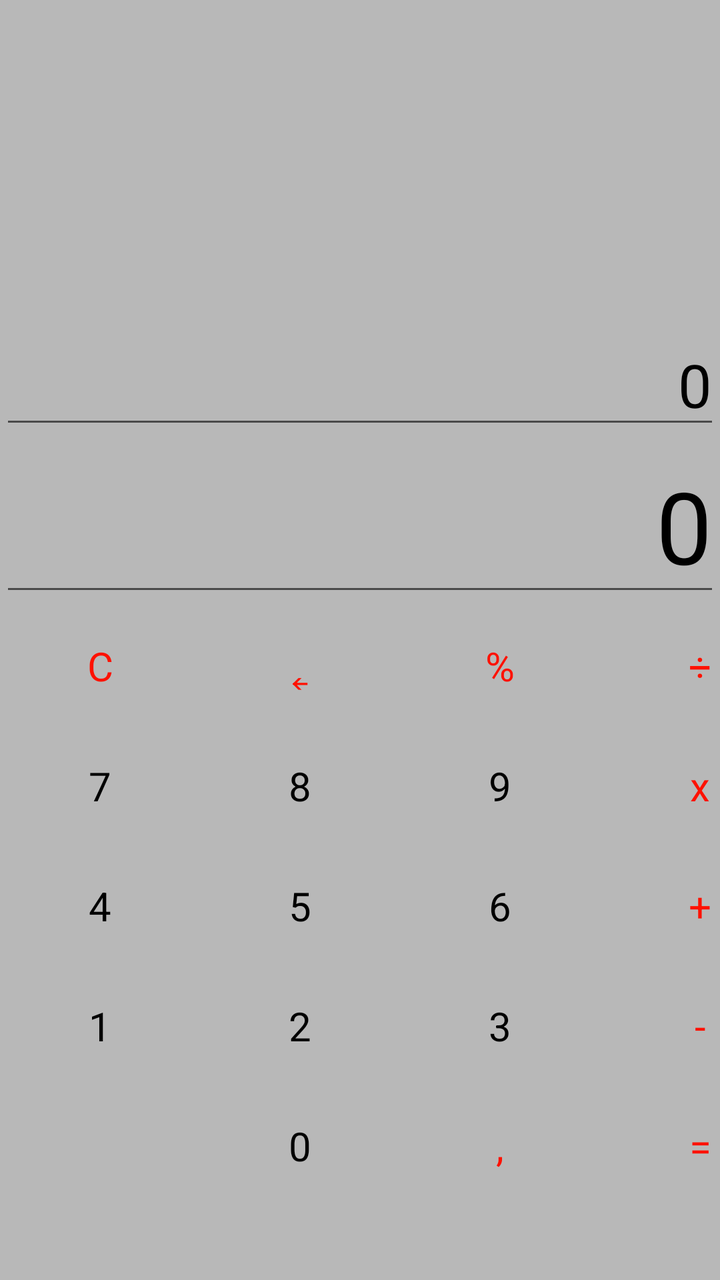
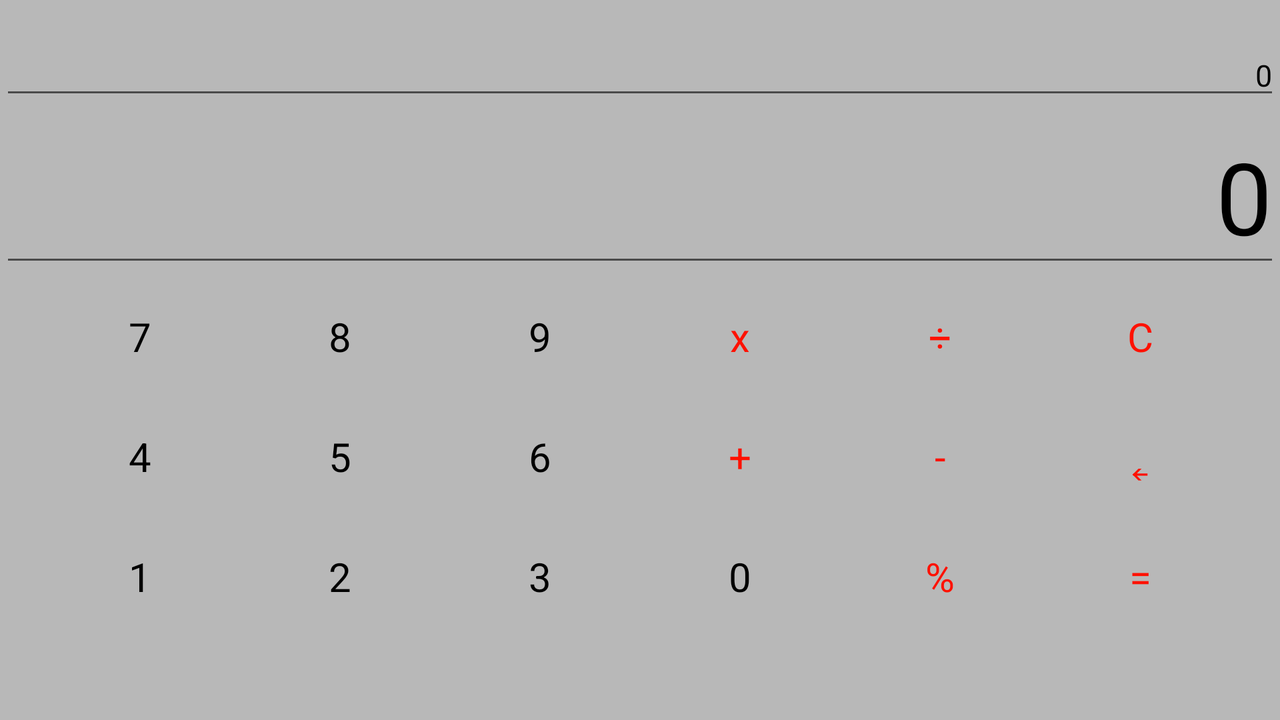

Two renders of one Android screen. The first uses the default layout on a phone; the second uses the alternative layout the repository ships for a different screen configuration, on a matching device. The two XML files are below.
<!-- AndroidManifest.xml: fallback theme Theme.MaterialComponents.DayNight.NoActionBar -->
<!-- res/layout/activity_main.xml -->
<?xml version="1.0" encoding="utf-8"?>
<LinearLayout xmlns:android="http://schemas.android.com/apk/res/android"
    xmlns:app="http://schemas.android.com/apk/res-auto"
    xmlns:tools="http://schemas.android.com/tools"
    android:layout_width="match_parent"
    android:layout_height="match_parent"
    android:orientation="vertical"
    tools:context=".MainActivity"
    style="@style/main_background"

    >

    <LinearLayout
        android:layout_width="match_parent"
        android:layout_height="0dp"
        android:layout_weight="9"
        android:orientation="vertical"
        android:gravity="bottom"
        >

        <EditText
            style="@style/edit_texts"
            android:id="@+id/edit_operation"
            android:layout_width="match_parent"
            android:layout_height="wrap_content"
            android:text="@string/_edit_operation"
            android:textSize="@dimen/edit_operation"
            android:editable="false"
            />

        <EditText
            style="@style/edit_texts"
            android:id="@+id/edit_answer"
            android:layout_width="match_parent"
            android:layout_height="wrap_content"
            android:text="@string/_edit_answer"
            android:textSize="@dimen/edit_answer"
            android:editable="false"
            />


    </LinearLayout>


    <TableLayout
        android:layout_width="wrap_content"
        android:layout_height="0dp"
        android:layout_gravity="center"
        android:layout_weight="10">

        <TableRow>

            <com.google.android.material.button.MaterialButton
                style="@style/calculator_action_button"
                android:id="@+id/button_clear"
                android:text="@string/_clear"
                />
            <com.google.android.material.button.MaterialButton
                style="@style/calculator_action_button"
                android:id="@+id/button_backspace"
                android:text="@string/_backspace"
                />
            <com.google.android.material.button.MaterialButton
                style="@style/calculator_action_button"
                android:id="@+id/button_percent"
                android:text="@string/_percent"
                />

            <com.google.android.material.button.MaterialButton
                style="@style/calculator_action_button"
                android:id="@+id/button_division"
                android:text="@string/_division"
                />

        </TableRow>

        <TableRow>

            <com.google.android.material.button.MaterialButton
                style="@style/calculator_number_button"
                android:id="@+id/button_7"
                android:text="@string/_7"
                />
            <com.google.android.material.button.MaterialButton
                style="@style/calculator_number_button"
                android:id="@+id/button_8"
                android:text="@string/_8"
                />
            <com.google.android.material.button.MaterialButton
                style="@style/calculator_number_button"
                android:id="@+id/button_9"
                android:text="@string/_9"
                />

            <com.google.android.material.button.MaterialButton
                style="@style/calculator_action_button"
                android:id="@+id/button_multiplication"
                android:text="@string/_multiplication"
                />

        </TableRow>

        <TableRow>

            <com.google.android.material.button.MaterialButton
                style="@style/calculator_number_button"
                android:id="@+id/button_4"
                android:text="@string/_4"
                />
            <com.google.android.material.button.MaterialButton
                style="@style/calculator_number_button"
                android:id="@+id/button_5"
                android:text="@string/_5"
                />
            <com.google.android.material.button.MaterialButton
                style="@style/calculator_number_button"
                android:id="@+id/button_6"
                android:text="@string/_6"
                />

            <com.google.android.material.button.MaterialButton
                style="@style/calculator_action_button"
                android:id="@+id/button_addition"
                android:text="@string/_addition"
                />

        </TableRow>

        <TableRow>

            <com.google.android.material.button.MaterialButton
                style="@style/calculator_number_button"
                android:id="@+id/button_1"
                android:text="@string/_1"
                />
            <com.google.android.material.button.MaterialButton
                style="@style/calculator_number_button"
                android:id="@+id/button_2"
                android:text="@string/_2"
                />
            <com.google.android.material.button.MaterialButton
                style="@style/calculator_number_button"
                android:id="@+id/button_3"
                android:text="@string/_3"
                />

            <com.google.android.material.button.MaterialButton
                style="@style/calculator_action_button"
                android:id="@+id/button_subtraction"
                android:text="@string/_subtraction"
                />

        </TableRow>

        <TableRow>

            <com.google.android.material.button.MaterialButton
                android:layout_margin="5dp"
                android:background="#00000000"
                android:textColor="@color/orange"
                android:id="@+id/button_more_function"
                android:layout_width="wrap_content"
                android:layout_height="wrap_content"
                android:textSize="@dimen/button_text"
                />

            <com.google.android.material.button.MaterialButton
                style="@style/calculator_number_button"
                android:id="@+id/button_0"
                android:text="@string/_0"
                />

            <com.google.android.material.button.MaterialButton
                style="@style/calculator_action_button"
                android:id="@+id/button_comma"
                android:text="@string/_comma"
                />

            <com.google.android.material.button.MaterialButton
                style="@style/calculator_action_button"
                android:id="@+id/button_even"
                android:text="@string/_even"
                />

        </TableRow>

    </TableLayout>

</LinearLayout>
<!-- resources referenced by this layout -->
<resources>
  <color name="orange">#FF8000</color>
  <dimen name="button_text">20sp</dimen>
  <dimen name="edit_answer">50sp</dimen>
  <dimen name="edit_operation">30sp</dimen>
  <string name="_0">0</string>
  <string name="_1">1</string>
  <string name="_2">2</string>
  <string name="_3">3</string>
  <string name="_4">4</string>
  <string name="_5">5</string>
  <string name="_6">6</string>
  <string name="_7">7</string>
  <string name="_8">8</string>
  <string name="_9">9</string>
  <string name="_addition">+</string>
  <string name="_backspace">˿</string>
  <string name="_clear">C</string>
  <string name="_comma">,</string>
  <string name="_division">÷</string>
  <string name="_edit_answer">0</string>
  <string name="_edit_operation">0</string>
  <string name="_even">=</string>
  <string name="_multiplication">x</string>
  <string name="_percent">%</string>
  <string name="_subtraction">-</string>
  <style name="calculator_action_button" parent="calculator_number_button">
          <item name="android:textColor">@color/red</item>
      </style>
  <style name="calculator_number_button" parent="main_background">
  
          <item name="android:layout_margin">@dimen/calculator_button_margin</item>
          <item name="android:background">@color/calculator_background_color</item>
          <item name="android:textColor">@color/black</item>
          <item name="android:layout_width">@dimen/calculator_button_width</item>
          <item name="android:layout_height">@dimen/calculator_button_height</item>
          <item name="android:textSize">@dimen/button_text</item>
  
      </style>
  <style name="edit_texts">
  
          <item name="android:textColor">@color/black</item>
          <item name="android:textAlignment">textEnd</item>
  
      </style>
  <style name="main_background" parent="Theme.Calculator">
  
          <item name="android:background">@color/gray</item>
  
      </style>
  <color name="red">#FF1100</color>
  <dimen name="calculator_button_margin">5dp</dimen>
  <color name="calculator_background_color">#00000000</color>
  <color name="black">#FF000000</color>
  <dimen name="calculator_button_width">90dp</dimen>
  <dimen name="calculator_button_height">50dp</dimen>
  <style name="Theme.Calculator" parent="Theme.MaterialComponents.DayNight.DarkActionBar">
          
          <item name="colorPrimary">@color/gray</item>
          <item name="colorPrimaryVariant">@color/gray</item>
          <item name="colorOnPrimary">@color/black</item>
          
          <item name="colorSecondary">@color/teal_200</item>
          <item name="colorSecondaryVariant">@color/teal_700</item>
          <item name="colorOnSecondary">@color/black</item>
          
          <item name="android:statusBarColor" tools:targetApi="l">?attr/colorPrimaryVariant</item>
          
          <item name="android:windowNoTitle">true</item>
      </style>
  <color name="gray">#B8B8B8</color>
  <color name="teal_200">#FF03DAC5</color>
  <color name="teal_700">#FF018786</color>
</resources>
<!-- res/layout-land/activity_main.xml (the repository's variant of the layout above) -->
<!-- drawn on the phone turned sideways -->
<?xml version="1.0" encoding="utf-8"?>
<LinearLayout xmlns:android="http://schemas.android.com/apk/res/android"
    android:orientation="vertical"
    android:layout_width="match_parent"
    android:layout_height="match_parent"
    style="@style/main_background">

    <LinearLayout
        android:layout_width="match_parent"
        android:layout_height="0dp"
        android:layout_weight="5"
        android:orientation="vertical"
        android:gravity="bottom"
        >

        <EditText
            style="@style/edit_texts"
            android:id="@+id/edit_operation"
            android:layout_width="match_parent"
            android:layout_height="wrap_content"
            android:text="@string/_edit_operation"
            android:textSize="@dimen/edit_operation_landscape"
            android:editable="false"
            />

        <EditText
            style="@style/edit_texts"
            android:id="@+id/edit_answer"
            android:layout_width="match_parent"
            android:layout_height="wrap_content"
            android:text="@string/_edit_answer"
            android:textSize="@dimen/edit_answer"
            android:editable="false"
            />


    </LinearLayout>

    <TableLayout
        android:layout_width="wrap_content"
        android:layout_height="0dp"
        android:layout_gravity="center"
        android:layout_weight="8">

        <TableRow>

            <com.google.android.material.button.MaterialButton
                style="@style/calculator_number_button"
                android:id="@+id/button_7"
                android:text="@string/_7"
                />

            <com.google.android.material.button.MaterialButton
                style="@style/calculator_number_button"
                android:id="@+id/button_8"
                android:text="@string/_8"
                />

            <com.google.android.material.button.MaterialButton
                style="@style/calculator_number_button"
                android:id="@+id/button_9"
                android:text="@string/_9"
                />

            <com.google.android.material.button.MaterialButton
                style="@style/calculator_action_button"
                android:id="@+id/button_multiplication"
                android:text="@string/_multiplication"
                />

            <com.google.android.material.button.MaterialButton
                style="@style/calculator_action_button"
                android:id="@+id/button_division"
                android:text="@string/_division"
                />

            <com.google.android.material.button.MaterialButton
                style="@style/calculator_action_button"
                android:id="@+id/button_clear"
                android:text="@string/_clear"
                />

        </TableRow>
        <TableRow>

            <com.google.android.material.button.MaterialButton
                style="@style/calculator_number_button"
                android:id="@+id/button_4"
                android:text="@string/_4"
                />

            <com.google.android.material.button.MaterialButton
                style="@style/calculator_number_button"
                android:id="@+id/button_5"
                android:text="@string/_5"
                />

            <com.google.android.material.button.MaterialButton
                style="@style/calculator_number_button"
                android:id="@+id/button_6"
                android:text="@string/_6"
                />

            <com.google.android.material.button.MaterialButton
                style="@style/calculator_action_button"
                android:id="@+id/button_addition"
                android:text="@string/_addition"
                />


            <com.google.android.material.button.MaterialButton
                style="@style/calculator_action_button"
                android:id="@+id/button_subtraction"
                android:text="@string/_subtraction"
                />

            <com.google.android.material.button.MaterialButton
                style="@style/calculator_action_button"
                android:id="@+id/button_backspace"
                android:text="@string/_backspace"
                />

        </TableRow>

        <TableRow>

            <com.google.android.material.button.MaterialButton
                style="@style/calculator_number_button"
                android:id="@+id/button_1"
                android:text="@string/_1"
                />

            <com.google.android.material.button.MaterialButton
                style="@style/calculator_number_button"
                android:id="@+id/button_2"
                android:text="@string/_2"
                />

            <com.google.android.material.button.MaterialButton
                style="@style/calculator_number_button"
                android:id="@+id/button_3"
                android:text="@string/_3"
                />

            <com.google.android.material.button.MaterialButton
                style="@style/calculator_number_button"
                android:id="@+id/button_0"
                android:text="@string/_0"
                />

            <com.google.android.material.button.MaterialButton
                style="@style/calculator_action_button"
                android:id="@+id/button_percent"
                android:text="@string/_percent"
                />

            <com.google.android.material.button.MaterialButton
                style="@style/calculator_action_button"
                android:id="@+id/button_even"
                android:text="@string/_even"
                />

        </TableRow>

    </TableLayout>



</LinearLayout>
<!-- resources referenced by the variant -->
<!-- as the phone turned sideways resolves them -->
<resources>
  <dimen name="edit_answer">50sp</dimen>
  <dimen name="edit_operation_landscape">15sp</dimen>
  <string name="_0">0</string>
  <string name="_1">1</string>
  <string name="_2">2</string>
  <string name="_3">3</string>
  <string name="_4">4</string>
  <string name="_5">5</string>
  <string name="_6">6</string>
  <string name="_7">7</string>
  <string name="_8">8</string>
  <string name="_9">9</string>
  <string name="_addition">+</string>
  <string name="_backspace">˿</string>
  <string name="_clear">C</string>
  <string name="_division">÷</string>
  <string name="_edit_answer">0</string>
  <string name="_edit_operation">0</string>
  <string name="_even">=</string>
  <string name="_multiplication">x</string>
  <string name="_percent">%</string>
  <string name="_subtraction">-</string>
  <style name="calculator_action_button" parent="calculator_number_button">
          <item name="android:textColor">@color/red</item>
      </style>
  <style name="calculator_number_button" parent="main_background">
  
          <item name="android:layout_margin">@dimen/calculator_button_margin</item>
          <item name="android:background">@color/calculator_background_color</item>
          <item name="android:textColor">@color/black</item>
          <item name="android:layout_width">@dimen/calculator_button_width</item>
          <item name="android:layout_height">@dimen/calculator_button_height</item>
          <item name="android:textSize">@dimen/button_text</item>
  
      </style>
  <style name="edit_texts">
  
          <item name="android:textColor">@color/black</item>
          <item name="android:textAlignment">textEnd</item>
  
      </style>
  <style name="main_background" parent="Theme.Calculator">
  
          <item name="android:background">@color/gray</item>
  
      </style>
  <color name="red">#FF1100</color>
  <dimen name="calculator_button_margin">5dp</dimen>
  <color name="calculator_background_color">#00000000</color>
  <color name="black">#FF000000</color>
  <dimen name="calculator_button_width">90dp</dimen>
  <dimen name="calculator_button_height">50dp</dimen>
  <dimen name="button_text">20sp</dimen>
  <style name="Theme.Calculator" parent="Theme.MaterialComponents.DayNight.DarkActionBar">
          
          <item name="colorPrimary">@color/gray</item>
          <item name="colorPrimaryVariant">@color/gray</item>
          <item name="colorOnPrimary">@color/black</item>
          
          <item name="colorSecondary">@color/teal_200</item>
          <item name="colorSecondaryVariant">@color/teal_700</item>
          <item name="colorOnSecondary">@color/black</item>
          
          <item name="android:statusBarColor" tools:targetApi="l">?attr/colorPrimaryVariant</item>
          
          <item name="android:windowNoTitle">true</item>
      </style>
  <color name="gray">#B8B8B8</color>
  <color name="teal_200">#FF03DAC5</color>
  <color name="teal_700">#FF018786</color>
</resources>
